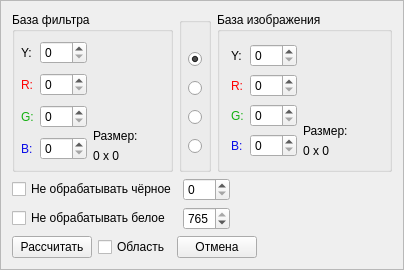
<?xml version="1.0" encoding="UTF-8"?>
<ui version="4.0">
 <class>TopItemWidget</class>
 <widget class="QWidget" name="TopItemWidget">
  <property name="geometry">
   <rect>
    <x>0</x>
    <y>0</y>
    <width>404</width>
    <height>270</height>
   </rect>
  </property>
  <property name="sizePolicy">
   <sizepolicy hsizetype="Fixed" vsizetype="Expanding">
    <horstretch>0</horstretch>
    <verstretch>0</verstretch>
   </sizepolicy>
  </property>
  <property name="windowTitle">
   <string/>
  </property>
  <layout class="QVBoxLayout" name="verticalLayout_8">
   <property name="margin">
    <number>0</number>
   </property>
   <item>
    <widget class="QFrame" name="baseFrame">
     <property name="frameShape">
      <enum>QFrame::StyledPanel</enum>
     </property>
     <property name="frameShadow">
      <enum>QFrame::Sunken</enum>
     </property>
     <property name="lineWidth">
      <number>1</number>
     </property>
     <layout class="QVBoxLayout" name="verticalLayout_3">
      <item>
       <layout class="QHBoxLayout" name="horizontalLayout_16">
        <item>
         <widget class="QGroupBox" name="filterBaseGB">
          <property name="title">
           <string>База фильтра</string>
          </property>
          <layout class="QHBoxLayout" name="horizontalLayout">
           <property name="margin">
            <number>6</number>
           </property>
           <item>
            <layout class="QGridLayout" name="gridLayout">
             <item row="0" column="0">
              <widget class="QLabel" name="yFilterBaseL">
               <property name="text">
                <string>Y:</string>
               </property>
              </widget>
             </item>
             <item row="0" column="1">
              <widget class="QSpinBox" name="yFilterBaseSB">
               <property name="sizePolicy">
                <sizepolicy hsizetype="Fixed" vsizetype="Fixed">
                 <horstretch>50</horstretch>
                 <verstretch>0</verstretch>
                </sizepolicy>
               </property>
               <property name="readOnly">
                <bool>false</bool>
               </property>
               <property name="maximum">
                <number>765</number>
               </property>
              </widget>
             </item>
             <item row="1" column="0">
              <widget class="QLabel" name="rFilterBaseL">
               <property name="palette">
                <palette>
                 <active>
                  <colorrole role="WindowText">
                   <brush brushstyle="SolidPattern">
                    <color alpha="255">
                     <red>255</red>
                     <green>0</green>
                     <blue>0</blue>
                    </color>
                   </brush>
                  </colorrole>
                 </active>
                 <inactive>
                  <colorrole role="WindowText">
                   <brush brushstyle="SolidPattern">
                    <color alpha="255">
                     <red>255</red>
                     <green>0</green>
                     <blue>0</blue>
                    </color>
                   </brush>
                  </colorrole>
                 </inactive>
                 <disabled>
                  <colorrole role="WindowText">
                   <brush brushstyle="SolidPattern">
                    <color alpha="255">
                     <red>120</red>
                     <green>120</green>
                     <blue>120</blue>
                    </color>
                   </brush>
                  </colorrole>
                 </disabled>
                </palette>
               </property>
               <property name="text">
                <string>R:</string>
               </property>
              </widget>
             </item>
             <item row="1" column="1">
              <widget class="QSpinBox" name="rFilterBaseSB">
               <property name="sizePolicy">
                <sizepolicy hsizetype="Fixed" vsizetype="Fixed">
                 <horstretch>50</horstretch>
                 <verstretch>0</verstretch>
                </sizepolicy>
               </property>
               <property name="readOnly">
                <bool>false</bool>
               </property>
               <property name="maximum">
                <number>255</number>
               </property>
              </widget>
             </item>
             <item row="2" column="0">
              <widget class="QLabel" name="gFilterBaseL">
               <property name="palette">
                <palette>
                 <active>
                  <colorrole role="WindowText">
                   <brush brushstyle="SolidPattern">
                    <color alpha="255">
                     <red>19</red>
                     <green>176</green>
                     <blue>16</blue>
                    </color>
                   </brush>
                  </colorrole>
                 </active>
                 <inactive>
                  <colorrole role="WindowText">
                   <brush brushstyle="SolidPattern">
                    <color alpha="255">
                     <red>19</red>
                     <green>176</green>
                     <blue>16</blue>
                    </color>
                   </brush>
                  </colorrole>
                 </inactive>
                 <disabled>
                  <colorrole role="WindowText">
                   <brush brushstyle="SolidPattern">
                    <color alpha="255">
                     <red>120</red>
                     <green>120</green>
                     <blue>120</blue>
                    </color>
                   </brush>
                  </colorrole>
                 </disabled>
                </palette>
               </property>
               <property name="text">
                <string>G:</string>
               </property>
              </widget>
             </item>
             <item row="2" column="1">
              <widget class="QSpinBox" name="gFilterBaseSB">
               <property name="sizePolicy">
                <sizepolicy hsizetype="Fixed" vsizetype="Fixed">
                 <horstretch>50</horstretch>
                 <verstretch>0</verstretch>
                </sizepolicy>
               </property>
               <property name="readOnly">
                <bool>false</bool>
               </property>
               <property name="maximum">
                <number>255</number>
               </property>
              </widget>
             </item>
             <item row="3" column="0">
              <widget class="QLabel" name="bFilterBaseL">
               <property name="palette">
                <palette>
                 <active>
                  <colorrole role="WindowText">
                   <brush brushstyle="SolidPattern">
                    <color alpha="255">
                     <red>9</red>
                     <green>12</green>
                     <blue>231</blue>
                    </color>
                   </brush>
                  </colorrole>
                 </active>
                 <inactive>
                  <colorrole role="WindowText">
                   <brush brushstyle="SolidPattern">
                    <color alpha="255">
                     <red>9</red>
                     <green>12</green>
                     <blue>231</blue>
                    </color>
                   </brush>
                  </colorrole>
                 </inactive>
                 <disabled>
                  <colorrole role="WindowText">
                   <brush brushstyle="SolidPattern">
                    <color alpha="255">
                     <red>120</red>
                     <green>120</green>
                     <blue>120</blue>
                    </color>
                   </brush>
                  </colorrole>
                 </disabled>
                </palette>
               </property>
               <property name="text">
                <string>B:</string>
               </property>
              </widget>
             </item>
             <item row="3" column="1">
              <widget class="QSpinBox" name="bFilterBaseSB">
               <property name="sizePolicy">
                <sizepolicy hsizetype="Fixed" vsizetype="Fixed">
                 <horstretch>50</horstretch>
                 <verstretch>0</verstretch>
                </sizepolicy>
               </property>
               <property name="readOnly">
                <bool>false</bool>
               </property>
               <property name="maximum">
                <number>255</number>
               </property>
              </widget>
             </item>
            </layout>
           </item>
           <item>
            <layout class="QVBoxLayout" name="verticalLayout_11">
             <item>
              <spacer name="verticalSpacer_2">
               <property name="orientation">
                <enum>Qt::Vertical</enum>
               </property>
               <property name="sizeHint" stdset="0">
                <size>
                 <width>20</width>
                 <height>40</height>
                </size>
               </property>
              </spacer>
             </item>
             <item>
              <layout class="QVBoxLayout" name="verticalLayout_2">
               <item>
                <widget class="QLabel" name="filterBaseSizeL">
                 <property name="text">
                  <string>Размер:</string>
                 </property>
                </widget>
               </item>
               <item>
                <widget class="QLabel" name="filterBaseSizeValueL">
                 <property name="text">
                  <string>0 x 0</string>
                 </property>
                </widget>
               </item>
              </layout>
             </item>
            </layout>
           </item>
           <item>
            <spacer name="horizontalSpacer_3">
             <property name="orientation">
              <enum>Qt::Horizontal</enum>
             </property>
             <property name="sizeHint" stdset="0">
              <size>
               <width>37</width>
               <height>17</height>
              </size>
             </property>
            </spacer>
           </item>
          </layout>
         </widget>
        </item>
        <item>
         <layout class="QVBoxLayout" name="verticalLayout_14">
          <property name="spacing">
           <number>0</number>
          </property>
          <item>
           <spacer name="verticalSpacer">
            <property name="orientation">
             <enum>Qt::Vertical</enum>
            </property>
            <property name="sizeType">
             <enum>QSizePolicy::Fixed</enum>
            </property>
            <property name="sizeHint" stdset="0">
             <size>
              <width>20</width>
              <height>5</height>
             </size>
            </property>
           </spacer>
          </item>
          <item>
           <widget class="QGroupBox" name="yrgbGB">
            <property name="title">
             <string/>
            </property>
            <layout class="QVBoxLayout" name="verticalLayout">
             <property name="margin">
              <number>6</number>
             </property>
             <item>
              <widget class="QLabel" name="label">
               <property name="sizePolicy">
                <sizepolicy hsizetype="Preferred" vsizetype="Fixed">
                 <horstretch>0</horstretch>
                 <verstretch>0</verstretch>
                </sizepolicy>
               </property>
               <property name="minimumSize">
                <size>
                 <width>0</width>
                 <height>1</height>
                </size>
               </property>
               <property name="maximumSize">
                <size>
                 <width>16777215</width>
                 <height>1</height>
                </size>
               </property>
               <property name="text">
                <string/>
               </property>
              </widget>
             </item>
             <item>
              <widget class="QRadioButton" name="yRB">
               <property name="text">
                <string/>
               </property>
               <property name="checked">
                <bool>true</bool>
               </property>
              </widget>
             </item>
             <item>
              <widget class="QRadioButton" name="rRB">
               <property name="text">
                <string/>
               </property>
              </widget>
             </item>
             <item>
              <widget class="QRadioButton" name="gRB">
               <property name="text">
                <string/>
               </property>
              </widget>
             </item>
             <item>
              <widget class="QRadioButton" name="bRB">
               <property name="text">
                <string/>
               </property>
              </widget>
             </item>
            </layout>
           </widget>
          </item>
         </layout>
        </item>
        <item>
         <widget class="QGroupBox" name="imageBaseGB">
          <property name="title">
           <string>База изображения</string>
          </property>
          <layout class="QHBoxLayout" name="horizontalLayout_8">
           <item>
            <layout class="QGridLayout" name="gridLayout_2">
             <item row="0" column="0">
              <widget class="QLabel" name="yImageBaseL">
               <property name="text">
                <string>Y:</string>
               </property>
              </widget>
             </item>
             <item row="0" column="1">
              <widget class="QSpinBox" name="yImageBaseSB">
               <property name="sizePolicy">
                <sizepolicy hsizetype="Fixed" vsizetype="Fixed">
                 <horstretch>50</horstretch>
                 <verstretch>0</verstretch>
                </sizepolicy>
               </property>
               <property name="readOnly">
                <bool>false</bool>
               </property>
               <property name="maximum">
                <number>765</number>
               </property>
              </widget>
             </item>
             <item row="1" column="0">
              <widget class="QLabel" name="rImageBaseL">
               <property name="palette">
                <palette>
                 <active>
                  <colorrole role="WindowText">
                   <brush brushstyle="SolidPattern">
                    <color alpha="255">
                     <red>255</red>
                     <green>0</green>
                     <blue>0</blue>
                    </color>
                   </brush>
                  </colorrole>
                 </active>
                 <inactive>
                  <colorrole role="WindowText">
                   <brush brushstyle="SolidPattern">
                    <color alpha="255">
                     <red>255</red>
                     <green>0</green>
                     <blue>0</blue>
                    </color>
                   </brush>
                  </colorrole>
                 </inactive>
                 <disabled>
                  <colorrole role="WindowText">
                   <brush brushstyle="SolidPattern">
                    <color alpha="255">
                     <red>120</red>
                     <green>120</green>
                     <blue>120</blue>
                    </color>
                   </brush>
                  </colorrole>
                 </disabled>
                </palette>
               </property>
               <property name="text">
                <string>R:</string>
               </property>
              </widget>
             </item>
             <item row="1" column="1">
              <widget class="QSpinBox" name="rImageBaseSB">
               <property name="sizePolicy">
                <sizepolicy hsizetype="Fixed" vsizetype="Fixed">
                 <horstretch>50</horstretch>
                 <verstretch>0</verstretch>
                </sizepolicy>
               </property>
               <property name="readOnly">
                <bool>false</bool>
               </property>
               <property name="maximum">
                <number>255</number>
               </property>
              </widget>
             </item>
             <item row="2" column="0">
              <widget class="QLabel" name="gImageBaseL">
               <property name="palette">
                <palette>
                 <active>
                  <colorrole role="WindowText">
                   <brush brushstyle="SolidPattern">
                    <color alpha="255">
                     <red>19</red>
                     <green>176</green>
                     <blue>16</blue>
                    </color>
                   </brush>
                  </colorrole>
                 </active>
                 <inactive>
                  <colorrole role="WindowText">
                   <brush brushstyle="SolidPattern">
                    <color alpha="255">
                     <red>19</red>
                     <green>176</green>
                     <blue>16</blue>
                    </color>
                   </brush>
                  </colorrole>
                 </inactive>
                 <disabled>
                  <colorrole role="WindowText">
                   <brush brushstyle="SolidPattern">
                    <color alpha="255">
                     <red>120</red>
                     <green>120</green>
                     <blue>120</blue>
                    </color>
                   </brush>
                  </colorrole>
                 </disabled>
                </palette>
               </property>
               <property name="text">
                <string>G:</string>
               </property>
              </widget>
             </item>
             <item row="2" column="1">
              <widget class="QSpinBox" name="gImageBaseSB">
               <property name="sizePolicy">
                <sizepolicy hsizetype="Fixed" vsizetype="Fixed">
                 <horstretch>50</horstretch>
                 <verstretch>0</verstretch>
                </sizepolicy>
               </property>
               <property name="readOnly">
                <bool>false</bool>
               </property>
               <property name="maximum">
                <number>255</number>
               </property>
              </widget>
             </item>
             <item row="3" column="0">
              <widget class="QLabel" name="bImageBaseL">
               <property name="palette">
                <palette>
                 <active>
                  <colorrole role="WindowText">
                   <brush brushstyle="SolidPattern">
                    <color alpha="255">
                     <red>9</red>
                     <green>12</green>
                     <blue>231</blue>
                    </color>
                   </brush>
                  </colorrole>
                 </active>
                 <inactive>
                  <colorrole role="WindowText">
                   <brush brushstyle="SolidPattern">
                    <color alpha="255">
                     <red>9</red>
                     <green>12</green>
                     <blue>231</blue>
                    </color>
                   </brush>
                  </colorrole>
                 </inactive>
                 <disabled>
                  <colorrole role="WindowText">
                   <brush brushstyle="SolidPattern">
                    <color alpha="255">
                     <red>120</red>
                     <green>120</green>
                     <blue>120</blue>
                    </color>
                   </brush>
                  </colorrole>
                 </disabled>
                </palette>
               </property>
               <property name="text">
                <string>B:</string>
               </property>
              </widget>
             </item>
             <item row="3" column="1">
              <widget class="QSpinBox" name="bImageBaseSB">
               <property name="sizePolicy">
                <sizepolicy hsizetype="Fixed" vsizetype="Fixed">
                 <horstretch>50</horstretch>
                 <verstretch>0</verstretch>
                </sizepolicy>
               </property>
               <property name="readOnly">
                <bool>false</bool>
               </property>
               <property name="maximum">
                <number>255</number>
               </property>
              </widget>
             </item>
            </layout>
           </item>
           <item>
            <layout class="QVBoxLayout" name="verticalLayout_13">
             <item>
              <spacer name="verticalSpacer_3">
               <property name="orientation">
                <enum>Qt::Vertical</enum>
               </property>
               <property name="sizeHint" stdset="0">
                <size>
                 <width>20</width>
                 <height>40</height>
                </size>
               </property>
              </spacer>
             </item>
             <item>
              <layout class="QVBoxLayout" name="verticalLayout_12">
               <item>
                <widget class="QLabel" name="imageBaseSizeL">
                 <property name="text">
                  <string>Размер:</string>
                 </property>
                </widget>
               </item>
               <item>
                <widget class="QLabel" name="imageBaseSizeValueL">
                 <property name="text">
                  <string>0 x 0</string>
                 </property>
                </widget>
               </item>
              </layout>
             </item>
            </layout>
           </item>
           <item>
            <spacer name="horizontalSpacer_4">
             <property name="orientation">
              <enum>Qt::Horizontal</enum>
             </property>
             <property name="sizeHint" stdset="0">
              <size>
               <width>40</width>
               <height>20</height>
              </size>
             </property>
            </spacer>
           </item>
          </layout>
         </widget>
        </item>
       </layout>
      </item>
      <item>
       <layout class="QHBoxLayout" name="horizontalLayout_3">
        <item>
         <layout class="QGridLayout" name="gridLayout_3">
          <item row="0" column="0">
           <widget class="QCheckBox" name="dontUseBlackChB">
            <property name="text">
             <string>Не обрабатывать чёрное</string>
            </property>
           </widget>
          </item>
          <item row="0" column="1">
           <widget class="QSpinBox" name="dontUseBlackSB">
            <property name="maximum">
             <number>765</number>
            </property>
           </widget>
          </item>
          <item row="1" column="0">
           <widget class="QCheckBox" name="dontUseWhiteChB">
            <property name="text">
             <string>Не обрабатывать белое</string>
            </property>
           </widget>
          </item>
          <item row="1" column="1">
           <widget class="QSpinBox" name="dontUseWhiteSB">
            <property name="maximum">
             <number>765</number>
            </property>
            <property name="value">
             <number>765</number>
            </property>
           </widget>
          </item>
         </layout>
        </item>
        <item>
         <spacer name="horizontalSpacer_2">
          <property name="orientation">
           <enum>Qt::Horizontal</enum>
          </property>
          <property name="sizeHint" stdset="0">
           <size>
            <width>40</width>
            <height>20</height>
           </size>
          </property>
         </spacer>
        </item>
       </layout>
      </item>
      <item>
       <layout class="QHBoxLayout" name="horizontalLayout_2">
        <item>
         <widget class="QPushButton" name="baseCalcPB">
          <property name="text">
           <string>Рассчитать</string>
          </property>
         </widget>
        </item>
        <item>
         <widget class="QCheckBox" name="useRectForBaseChB">
          <property name="text">
           <string>Область</string>
          </property>
         </widget>
        </item>
        <item>
         <widget class="QPushButton" name="baseCancelPB">
          <property name="text">
           <string>Отмена</string>
          </property>
         </widget>
        </item>
        <item>
         <spacer name="horizontalSpacer">
          <property name="orientation">
           <enum>Qt::Horizontal</enum>
          </property>
          <property name="sizeHint" stdset="0">
           <size>
            <width>40</width>
            <height>20</height>
           </size>
          </property>
         </spacer>
        </item>
       </layout>
      </item>
     </layout>
    </widget>
   </item>
  </layout>
 </widget>
 <layoutdefault spacing="6" margin="11"/>
 <resources>
  <include location="../iceavglumproc.qrc"/>
 </resources>
 <connections>
  <connection>
   <sender>baseCalcPB</sender>
   <signal>clicked()</signal>
   <receiver>TopItemWidget</receiver>
   <slot>baseCalcPB_clicked()</slot>
   <hints>
    <hint type="sourcelabel">
     <x>40</x>
     <y>155</y>
    </hint>
    <hint type="destinationlabel">
     <x>201</x>
     <y>84</y>
    </hint>
   </hints>
  </connection>
  <connection>
   <sender>baseCancelPB</sender>
   <signal>clicked()</signal>
   <receiver>TopItemWidget</receiver>
   <slot>baseCancelPB_clicked()</slot>
   <hints>
    <hint type="sourcelabel">
     <x>193</x>
     <y>155</y>
    </hint>
    <hint type="destinationlabel">
     <x>201</x>
     <y>84</y>
    </hint>
   </hints>
  </connection>
  <connection>
   <sender>yRB</sender>
   <signal>toggled(bool)</signal>
   <receiver>TopItemWidget</receiver>
   <slot>rb_toggled(bool)</slot>
   <hints>
    <hint type="sourcelabel">
     <x>202</x>
     <y>39</y>
    </hint>
    <hint type="destinationlabel">
     <x>201</x>
     <y>84</y>
    </hint>
   </hints>
  </connection>
  <connection>
   <sender>rRB</sender>
   <signal>toggled(bool)</signal>
   <receiver>TopItemWidget</receiver>
   <slot>rb_toggled(bool)</slot>
   <hints>
    <hint type="sourcelabel">
     <x>202</x>
     <y>63</y>
    </hint>
    <hint type="destinationlabel">
     <x>201</x>
     <y>84</y>
    </hint>
   </hints>
  </connection>
  <connection>
   <sender>gRB</sender>
   <signal>toggled(bool)</signal>
   <receiver>TopItemWidget</receiver>
   <slot>rb_toggled(bool)</slot>
   <hints>
    <hint type="sourcelabel">
     <x>202</x>
     <y>87</y>
    </hint>
    <hint type="destinationlabel">
     <x>201</x>
     <y>84</y>
    </hint>
   </hints>
  </connection>
  <connection>
   <sender>bRB</sender>
   <signal>toggled(bool)</signal>
   <receiver>TopItemWidget</receiver>
   <slot>rb_toggled(bool)</slot>
   <hints>
    <hint type="sourcelabel">
     <x>202</x>
     <y>111</y>
    </hint>
    <hint type="destinationlabel">
     <x>201</x>
     <y>84</y>
    </hint>
   </hints>
  </connection>
  <connection>
   <sender>dontUseWhiteChB</sender>
   <signal>stateChanged(int)</signal>
   <receiver>TopItemWidget</receiver>
   <slot>dontUseWhiteChB_stateChanged(int)</slot>
   <hints>
    <hint type="sourcelabel">
     <x>87</x>
     <y>216</y>
    </hint>
    <hint type="destinationlabel">
     <x>201</x>
     <y>134</y>
    </hint>
   </hints>
  </connection>
  <connection>
   <sender>dontUseBlackChB</sender>
   <signal>stateChanged(int)</signal>
   <receiver>TopItemWidget</receiver>
   <slot>dontUseBlackChB_stateChanged(int)</slot>
   <hints>
    <hint type="sourcelabel">
     <x>87</x>
     <y>190</y>
    </hint>
    <hint type="destinationlabel">
     <x>201</x>
     <y>134</y>
    </hint>
   </hints>
  </connection>
 </connections>
 <slots>
  <slot>baseCalcPB_clicked()</slot>
  <slot>baseCancelPB_clicked()</slot>
  <slot>rb_toggled(bool)</slot>
  <slot>dontUseBlackChB_stateChanged(int)</slot>
  <slot>dontUseWhiteChB_stateChanged(int)</slot>
 </slots>
</ui>
